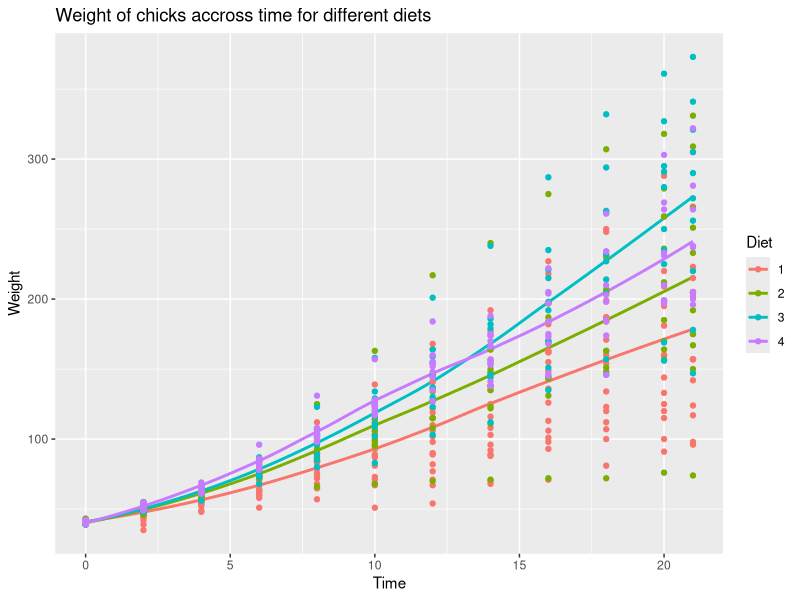
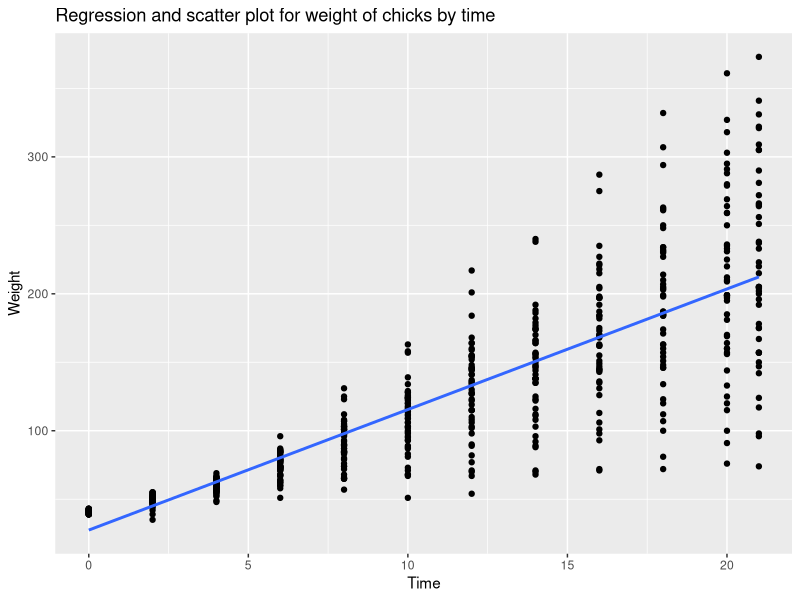

Write R code to recreate these figures, in order.
#WORK BY: Pranav Gopalkrishna
#REG. NO: 1940223
#Option 4: ChickWeight data set
########################
setwd("~/rAssignments/CIA 4")
mydata = read.csv("ChickWeight.csv")
head(mydata, 6)
attach(mydata)
#QUESTION 1
summary(mydata)
#Explanation:
#--------X
#This is the serial number, and we see there are 578 observations
#--------weight
#the minimum weight of chicks is 35, and maximum is 373.
#The average weight is 121.8.
#(The most logical unit of measurement is grams)
#--------Time
#Measures the time elapsed from the start of the diet for each chick.
#We see that a diet for a chick was studied for maximum 21.
#Time always starts at 0 for every chick.
#(The most logical unit of measurement is days)
#(Chick and Diet are factor variables)

#How many missing values?
sum(is.na(mydata))
#None

#QUESTION 2
library(ggplot2)
?geom_step
mydata$Diet = as.factor(Diet)
q2 = ggplot(mydata, aes(x = Time, y = weight, color = Diet)) + geom_smooth(se = FALSE) + geom_point()
q2 + ggtitle("Weight of chicks accross time for different diets") + ylab("Weight") + xlab("Time")
#CONCLUSIONS
#The following conclusions are drawn from the preceding scatter and linear plot.
#In general, weight increases as time increases.
#However, for different diets, the points scatter differently i.e. for different diets, the weights of chicks change differently.
#Diet 2 seems to have the most range in its changes i.e. it shows small to negative weight change in some cases as well as high weight change in other cases.
#Diet 3 seems to be the most successful diet overall, showing mid to high weight changes throughout the observations, and achieving the maximum weight changes for many cases. 
#Diet 4 seems to be the most consistent, since its points are the least scattered around the average line. It shows rising weight in all cases, even though it does not achieve the same maximum levels as diet 3. 
#Diet 1 seems to be a mid to low performing diet, since most of its points lower than the points of the other diets. It is the lowest performing diet of the four.

#QUESTION 3
cor(Time, weight)
#Time and weight show strong positive correlation i.e. as time increases, weight increases almost to the same extent.
#This makes sense, since chicks are likely to grow heavier as they grow older.
?cor
cor(as.numeric(Diet), weight)
#Diet and weight show weak positive correlation i.e. a change in diet leads to a usually smaller change in weight.
#The positivity makes sense, since diet is an important contributor to growth, and thus, to weight.
#However, the weak correlation suggests diet is a factor, but not a strong factor, that is affecting chicks' weight.
#Hence, we can say that while diet must be considered, there may be other more important factors affecting weight.

#QUESTION 4
lm(weight~Time, mydata)
#Obtained equation:
#weight = 27.467 + 8.803*Time

#----Part a
q4pa = ggplot(mydata, aes(x = Time, y = weight, colours = "blue")) + geom_point() + geom_smooth(method = "lm", se = FALSE)
q4pa + ggtitle("Regression and scatter plot for weight of chicks by time") + xlab("Time") + ylab("Weight")
#----Part b
#From obtained equation, the weight of chicks at time = 11 is
27.467 + 8.803*11
#i.e. after 11 days, the chicks' weights are around 124.3g

#----Part c
#From the obtained equation, when the weight of chick is 185, we have
#185 = 27.467 + 8.803*Time
#Hence, Time = (185 - 27.467) / 8.803
(185 - 27.467) / 8.803
#i.e. it takes around 17.89538 i.e. around 18 days for chicks to achieve the weight of 185g.